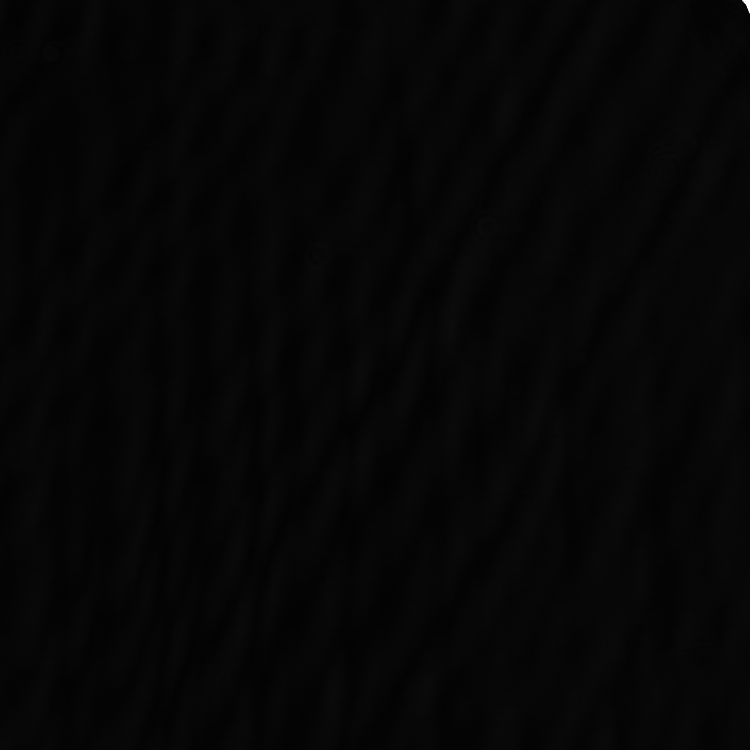
#> input picture test.png, 1500 x 1500 px (shown at 1/2 size)
$ python -i test.py   (imports and definitions only)   (older library calls are emulated)
#> lines starting #> are read from the running program, lines starting #| are printed output that depends on the picture
#> further down, picture is the input picture: shape (1500, 1500, 3); min 2, max 255, mean 5.8
### crystall_defect_cv/processing_modules/modules_wrapper.py
modules_dict = {}


def register_module(func):
    """
    Decorator for modules that process images into probability matrices.
    :param func:
    :return:
    """
    modules_dict[func.__name__] = func
    return func


__all__ = ["modules_dict", "register_module"]

### test.py
import math
import time

from matplotlib import pyplot as plt

import crystall_defect_cv as cdcv
import cv2
import numpy as np


def sobel_technique(img) -> np.ndarray:
    img_sobeledxy = np.float32(sobel_xy(img, 1 + 6 * 2))
    # blured = cv2.blur(img_sobeledxy, (10, 10))
    blured = img_sobeledxy
    blured = cv2.normalize(src=blured, dst=None, alpha=0, beta=255, norm_type=cv2.NORM_MINMAX, dtype=cv2.CV_8U)
    # [7 lines of commented-out code are left out]
    return blured.astype(np.uint8)


def sobel_xy(img, ksize):
    # return cv2.Sobel(src=img, ddepth=cv2.CV_8U, dx=1, dy=1, ksize=ksize)
#> called with ksize = 13
    ox = cv2.Sobel(src=img, ddepth=cv2.CV_8U, dx=1, dy=0, ksize=ksize)
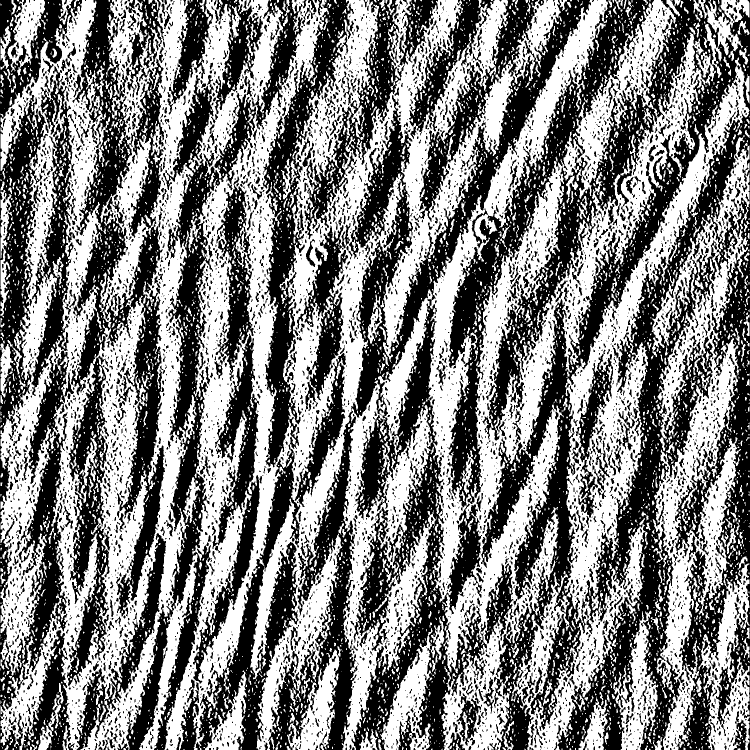
#> ox: shape (1500, 1500, 3) (shown at 1/2 size); min 0, max 255, mean 129.3
    # cv2.imshow("ox", cv2.Sobel(src=img, ddepth=cv2.CV_8U, dx=1, dy=0, ksize=ksize))
    # cv2.imshow("oy", cv2.Sobel(src=img, ddepth=cv2.CV_8U, dx=0, dy=1, ksize=ksize))
    oy = cv2.Sobel(src=img, ddepth=cv2.CV_8U, dx=0, dy=1, ksize=ksize)
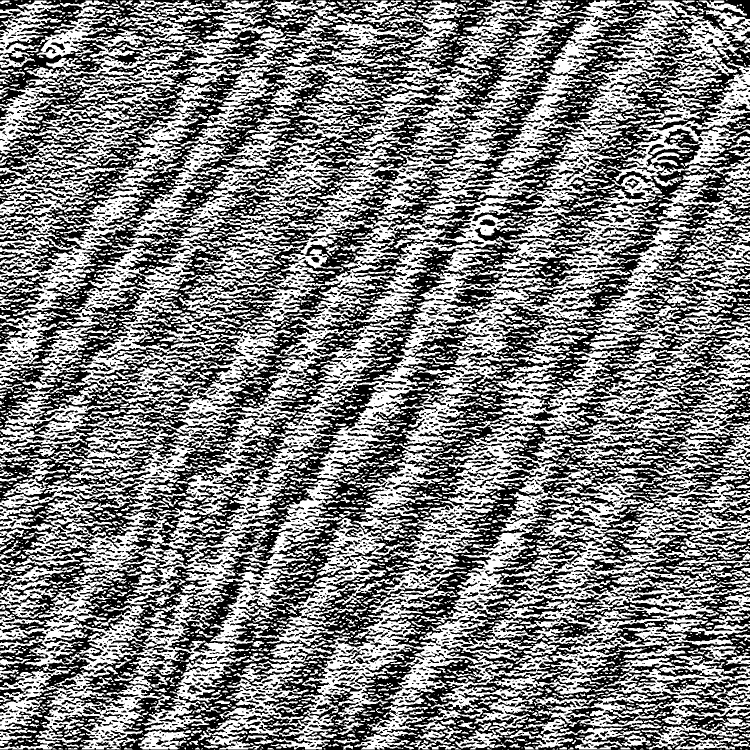
#> oy: shape (1500, 1500, 3) (shown at 1/2 size); min 0, max 255, mean 127
    return cv2.addWeighted(ox, 0.5, oy, 0.5, 0)
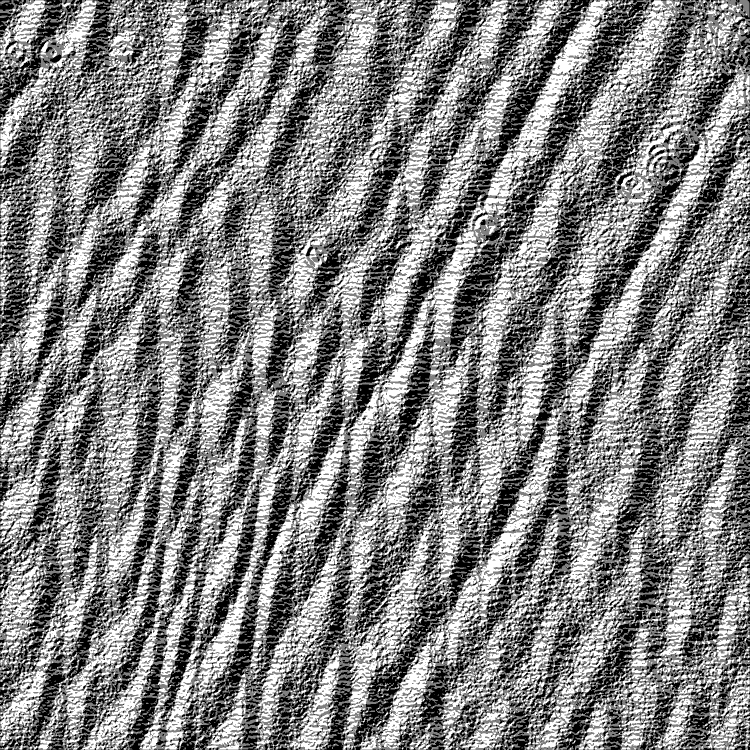
#> returned value: shape (1500, 1500, 3) (shown at 1/2 size); min 0, max 255, mean 128.4


def get_image(img, angle):
    h, w = img.shape[:2]
    new_img = rotation(img, angle)
    sob = sobel_technique(new_img)
    sob_rot = rotation(sob, -angle)
    h2, w2 = sob_rot.shape[:2]
    funny = (h2-h)//2
    ret_img = sob_rot[funny:h+funny, funny:w+funny]
    return ret_img
# [1 line not run here, left out]

def rotation(image, angleInDegrees):
    h, w = image.shape[:2]
    img_c = (w / 2, h / 2)

    rot = cv2.getRotationMatrix2D(img_c, angleInDegrees, 1)

    rad = math.radians(angleInDegrees)
    sin = math.sin(rad)
    cos = math.cos(rad)
    b_w = int((h * abs(sin)) + (w * abs(cos)))
    b_h = int((h * abs(cos)) + (w * abs(sin)))

    rot[0, 2] += ((b_w / 2) - img_c[0])
    rot[1, 2] += ((b_h / 2) - img_c[1])

    outImg = cv2.warpAffine(image, rot, (b_w, b_h), flags=cv2.INTER_LINEAR)
    return outImg


# [5 lines not run here, left out]
# [1 line that did not run here, left out]
keep_fraction = 0.3
delete_fraction = 0
# [1 line that did not run here, left out]
# [1 line that did not run here, left out]
# [1 line that did not run here, left out]
# [1 line that did not run here, left out]
# [1 line that did not run here, left out]
# [1 line not run here, left out]
# [1 line that did not run here, left out]
# [1 line that did not run here, left out]
cnt = 1
mx = 179
# [7 lines not run here, left out]
# [1 line that did not run here, left out]
# [28 lines not run here, left out]
def on_change(value):
    sobel_technique(lol_image, value)
    # [16 lines of commented-out code are left out]
# [4 lines not run here, left out]


# [1 line that did not run here, left out]

# [1 line that did not run here, left out]

# [1 line that did not run here, left out]

# [1 line not run here, left out]

>>> import cv2
>>> picture = cv2.imread('test.png')
>>> result = sobel_technique(picture)

$ run again, on test2.png
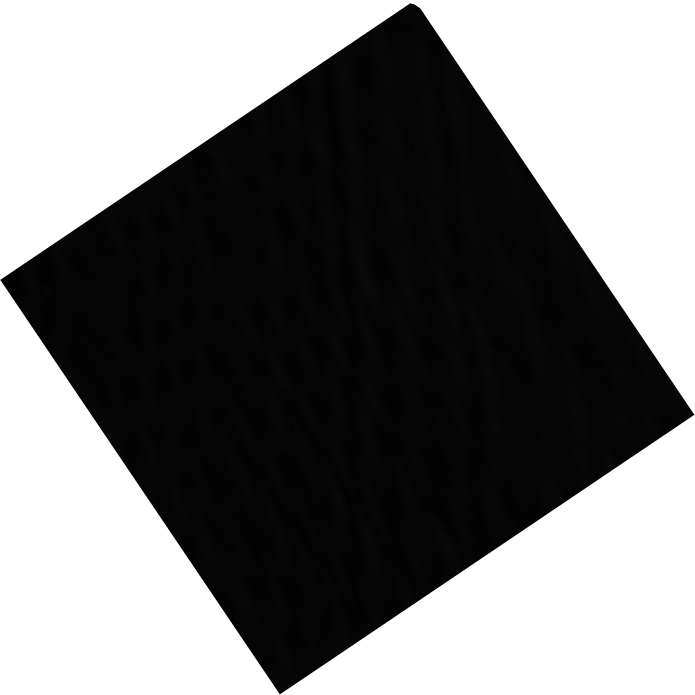
#> input picture test2.png, 2084 x 2084 px (shown at 1/3 size)
#> picture is the input picture: shape (2084, 2084, 3); min 0, max 255, mean 125.6
#> in sobel_xy, `ox = cv2.Sobel(src=img, ddepth=cv2.CV_8U, dx=1, dy=0, ksize=ksize)`:
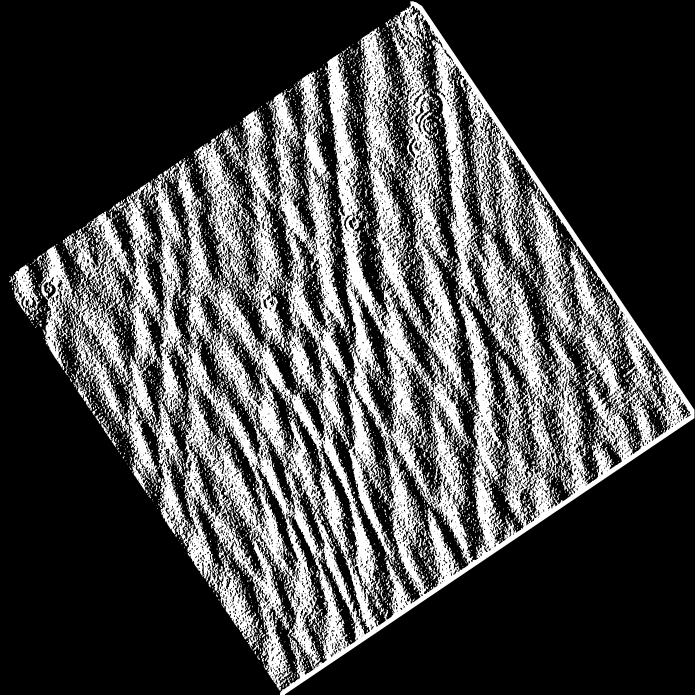
#> ox: shape (2084, 2084, 3) (shown at 1/3 size); min 0, max 255, mean 68.2
#> in sobel_xy, `return cv2.addWeighted(ox, 0.5, oy, 0.5, 0)`:
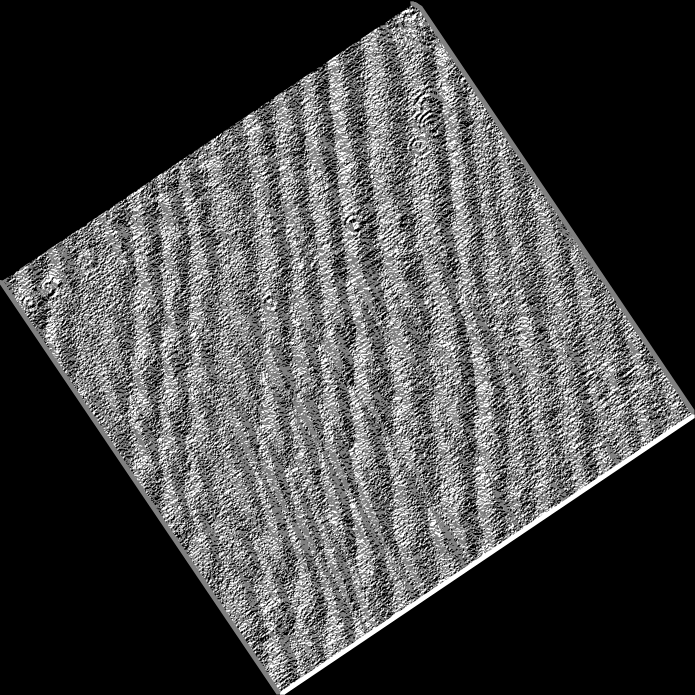
#> returned value: shape (2084, 2084, 3) (shown at 1/3 size); min 0, max 255, mean 67.8
